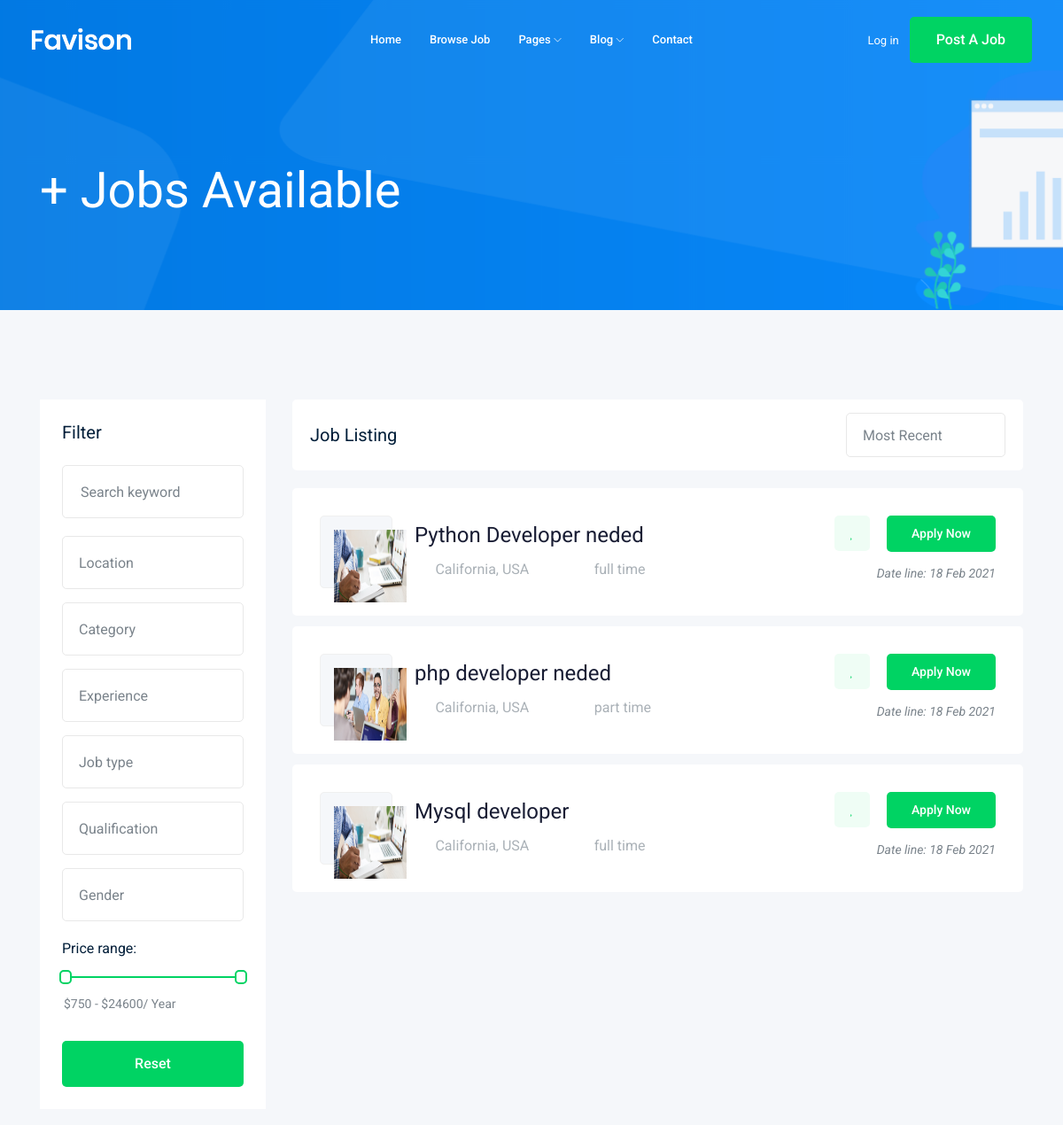
The page /jobs/?page=2 (upper part) on the database as committed earlier.
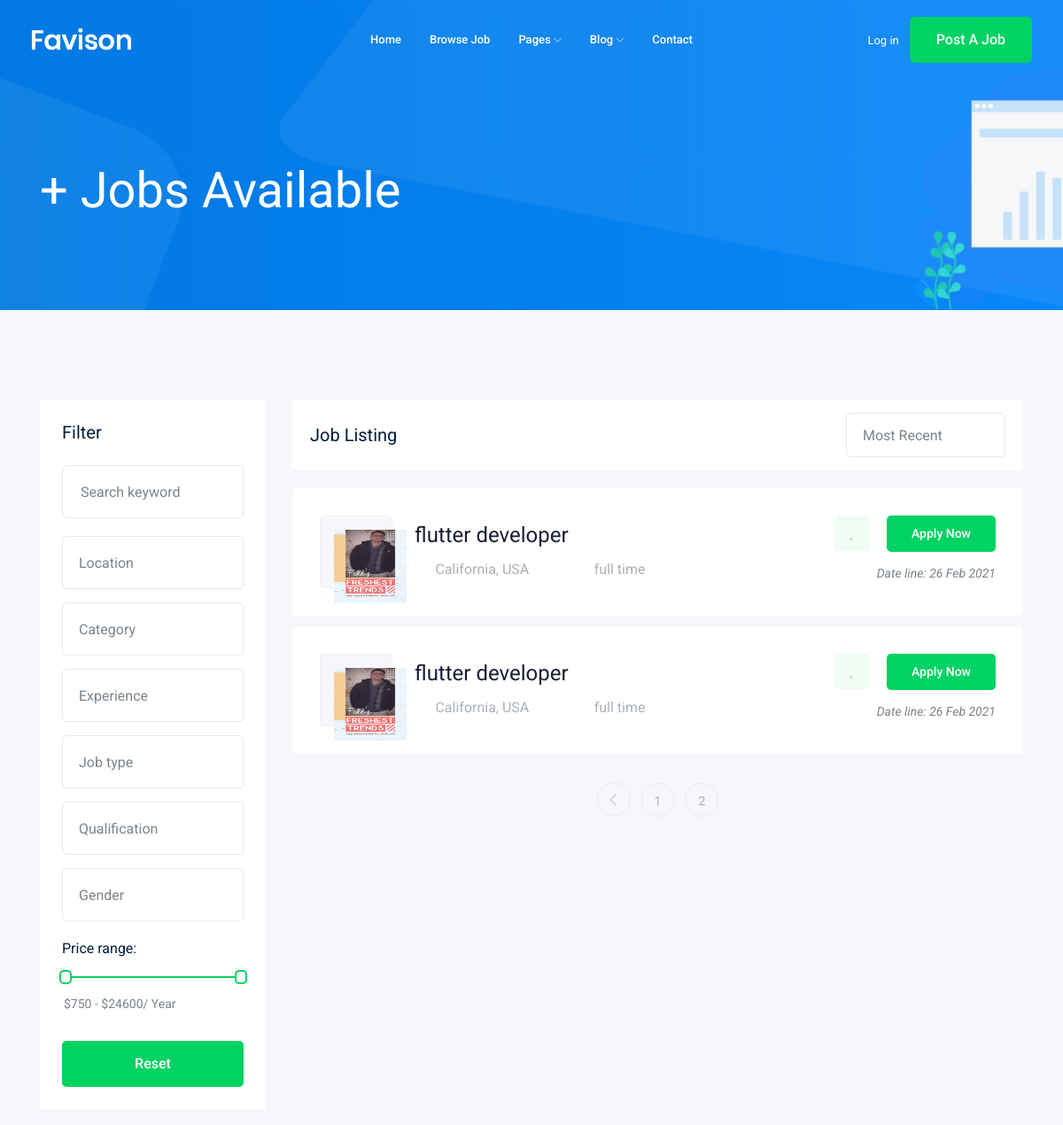
The same page on the database as committed later.
### job/models.py (models this page shows, shortened)
class job(models.Model):
    owner = models.ForeignKey(User, related_name ='job_owner', on_delete =models.CASCADE)
    title = models.CharField( max_length=100)
    jop_type = models.CharField(max_length=15, choices=JoP_Type)
    discrations = models.TextField(max_length=1000)
    published_at = models.DateTimeField(auto_now=True)
    vacancy = models.IntegerField(default=1)
    salary = models.IntegerField(default=0)
    experience = models.IntegerField(default=1)
    category = models.ForeignKey('Category' , on_delete=models.CASCADE)
    image = models.ImageField(upload_to=image_upload)
    slug = models.SlugField(blank=True,null=True)

### job/views.py (the view)
# urls.py: path('', views.job_list, name='job_list'),
def job_list(request):
    all_jobs_list = job.objects.all()
    paginator = Paginator(all_jobs_list, 3) # Show 25 contacts per page.
    page_number = request.GET.get('page')
    page_obj = paginator.get_page(page_number)
    context = {'all_job' : page_obj}
    return render(request,'job/job_list.html',context)

### job/templates/job/job_list.html (shortened to what the changed rows need)
{% extends 'base.html' %}
{% block body  %}
    <div class="job_listing_area plus_padding">
        <div class="container">
            <div class="row">
                <div class="col-lg-9">
                    <div class="job_lists m-0">
                        <div class="row">
                        {% for job in all_job %}
                            <div class="col-lg-12 col-md-12">
                                <div class="single_jobs white-bg d-flex justify-content-between">
                                    <div class="jobs_left d-flex align-items-center">
                                        <div class="thumb">
                                            <img src="{{job.image.url}}" alt="" style="width:82px; height:82px">
                                        </div>
                                        <div class="jobs_conetent">
                                            <a href="{% url 'jobs:job_detail' job.slug%}"><h4>{{job.title}}</h4></a>
                                            <div class="links_locat d-flex align-items-center">
                                                <div class="location">
                                                    <p> <i class="fa fa-map-marker"></i> California, USA</p>
                                                </div>
                                                <div class="location">
                                                    <p> <i class="fa fa-clock-o"></i> {{job.jop_type}}</p>
                                                </div>
                                            </div>
                                        </div>
                                    </div>
                                    <div class="jobs_right">
                                        <div class="apply_now">
                                            <a class="heart_mark" href="#"> <i class="fa fa-heart"></i> </a>
                                            <a href="{% url 'jobs:job_detail' job.slug%}" class="boxed-btn3">Apply Now</a>
                                        </div>
                                        <div class="date">
                                            <p>Date line: {{job.published_at|date:'d M o'}}</p>
                                        </div>
                                    </div>
                                </div>
                            </div>
                        {% endfor %}
                        </div>
                        {% if all_job.has_other_pages %}
                            <div class="row">
                                <div class="col-lg-12">
                                    <div class="pagination_wrap">
                                        <ul>
                                        {% if all_job.has_previous %}
                                            <li><a href="?page={{all_job.previous_page_number}}"> <i class="ti-angle-left"></i> </a></li>
                                        {% endif %}
                                            {% for i in all_job.paginator.page_range  %}
                                                <li><a href="?page={{i}}"><span>{{i}}</span></a></li>
                                            {% endfor %}
                                        </ul>
                                    </div>
                                </div>
                            </div>
                        {% endif %}
                    </div>
                </div>
            </div>
        </div>
    </div>
{% endblock body %}

Rows that differ between the two databases and show on the page:
no longer on this page (row unchanged): job: image (picture), title "Python Developer neded", jop_type "full time", published_at "18 Feb 2021"
no longer on this page (row unchanged): job: image (picture), title "php developer neded", jop_type "part time", published_at "18 Feb 2021"
no longer on this page (row unchanged): job: image (placeholder picture), title "Mysql developer", jop_type "full time", published_at "18 Feb 2021"
added job: image (picture), title "flutter developer", jop_type "full time", published_at "26 Feb 2021"
added job: image (picture), title "flutter developer", jop_type "full time", published_at "26 Feb 2021"
Other text that changed with them:
new list line: "1"
new list line: "2"
